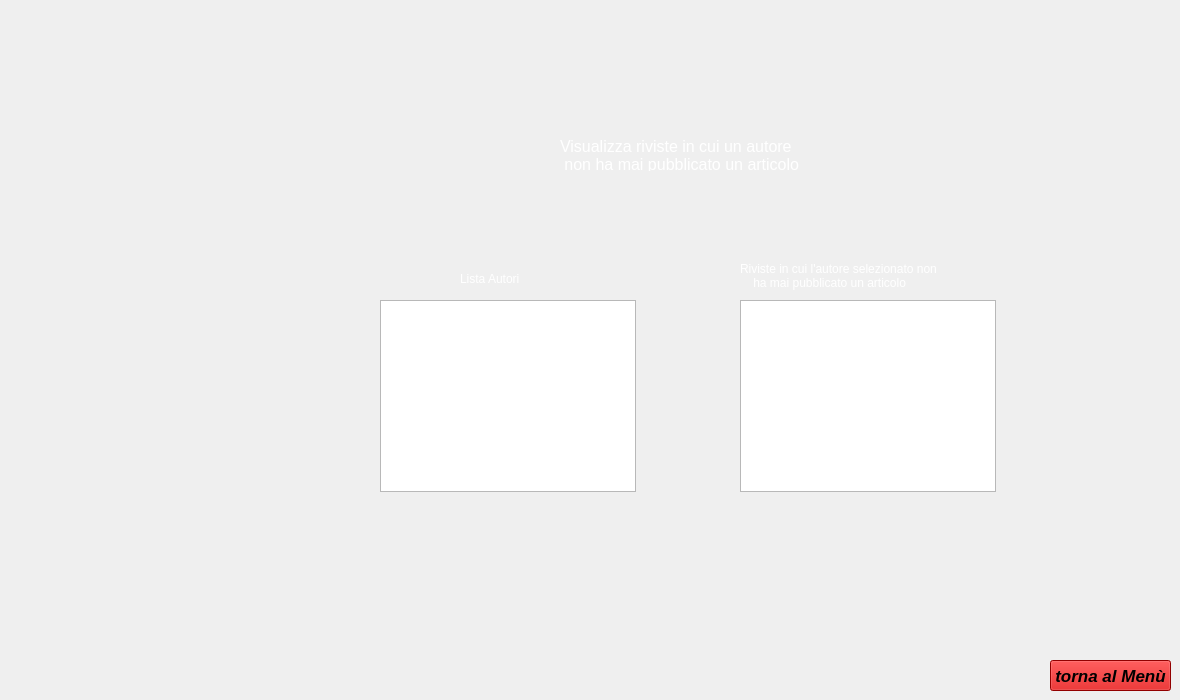
    <widget class="QWidget" name="pagina_vis_riv_auto_no_pubb">
     <widget class="QLabel" name="label_20">
      <property name="geometry">
       <rect>
        <x>560</x>
        <y>140</y>
        <width>251</width>
        <height>31</height>
       </rect>
      </property>
      <property name="font">
       <font>
        <pointsize>12</pointsize>
       </font>
      </property>
      <property name="styleSheet">
       <string notr="true">color: rgb(255, 255, 255);</string>
      </property>
      <property name="text">
       <string>Visualizza riviste in cui un autore
 non ha mai pubblicato un articolo</string>
      </property>
     </widget>
     <widget class="QLabel" name="label_21">
      <property name="geometry">
       <rect>
        <x>460</x>
        <y>270</y>
        <width>91</width>
        <height>17</height>
       </rect>
      </property>
      <property name="styleSheet">
       <string notr="true">color: rgb(255, 255, 255);</string>
      </property>
      <property name="text">
       <string>Lista Autori</string>
      </property>
     </widget>
     <widget class="QListWidget" name="Lista_autori_rivpub">
      <property name="geometry">
       <rect>
        <x>380</x>
        <y>300</y>
        <width>256</width>
        <height>192</height>
       </rect>
      </property>
     </widget>
     <widget class="QListWidget" name="lista_riv_nopubb">
      <property name="geometry">
       <rect>
        <x>740</x>
        <y>300</y>
        <width>256</width>
        <height>192</height>
       </rect>
      </property>
     </widget>
     <widget class="QLabel" name="label_22">
      <property name="geometry">
       <rect>
        <x>740</x>
        <y>260</y>
        <width>221</width>
        <height>31</height>
       </rect>
      </property>
      <property name="styleSheet">
       <string notr="true">color: rgb(255, 255, 255);</string>
      </property>
      <property name="text">
       <string>Riviste in cui l'autore selezionato non
    ha mai pubblicato un articolo</string>
      </property>
     </widget>
     <widget class="QPushButton" name="tornamenu_13">
      <property name="geometry">
       <rect>
        <x>1050</x>
        <y>660</y>
        <width>121</width>
        <height>31</height>
       </rect>
      </property>
      <property name="font">
       <font>
        <pointsize>13</pointsize>
        <weight>75</weight>
        <italic>true</italic>
        <bold>true</bold>
        <underline>false</underline>
        <strikeout>false</strikeout>
        <kerning>true</kerning>
       </font>
      </property>
      <property name="styleSheet">
       <string notr="true">background-color: rgb(204, 0, 0);</string>
      </property>
      <property name="text">
       <string>torna al Menù</string>
      </property>
     </widget>
    </widget>
